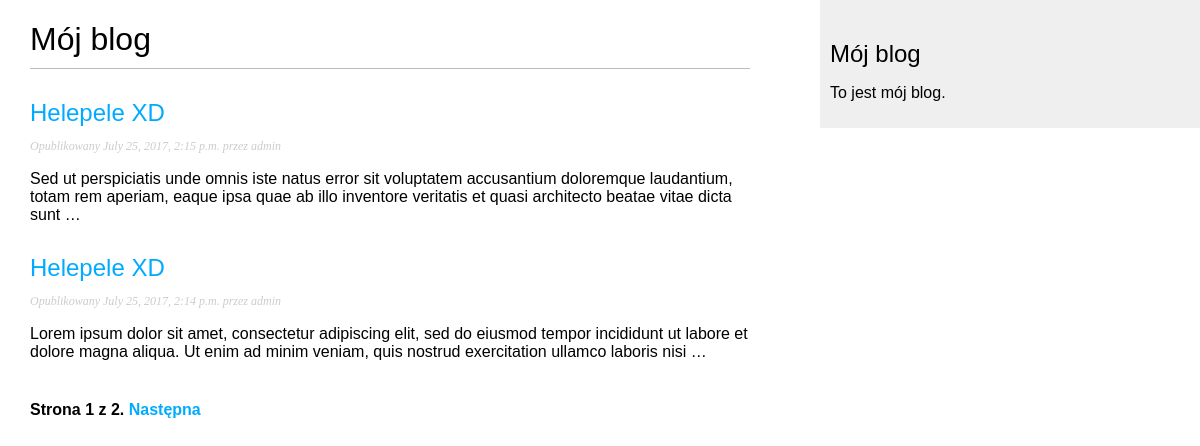
Screenshot of /blog/ with the database file from the repository.
### blog/models.py (models this page shows, shortened)
class Post(models.Model):
    STATUS_CHOICES = (('draft', 'roboczy'), ('published', 'opublikowany'))
    title = models.CharField(max_length=250)
    slug = models.SlugField(max_length=250, unique_for_date='publish')
    author = models.ForeignKey(User, related_name='blog_posts')
    body = models.TextField()
    publish = models.DateTimeField(default=timezone.now)
    created = models.DateTimeField(auto_now_add=True)
    updated = models.DateTimeField(auto_now=True)
    status = models.CharField(max_length=10, choices=STATUS_CHOICES, default='draft')
    objects = models.Manager()
    published = PublishedManager()
    class Meta:
        ordering = ("-publish",)
    def get_absolute_url(self):
        return reverse('blog:post_detail',
                       args=[self.publish.year, self.publish.strftime('%m'), self.publish.strftime('%d'), self.slug])

### blog/views.py (the view)
class PostListView(ListView):
    queryset = Post.published.all()
    context_object_name = 'posts'
    paginate_by = 2
    template_name = 'blog/post/list.html'

### blog/templates/blog/post/list.html (shortened to what this page needs)
{% extends "blog/base.html" %}
{% block content %}
    <h1>Mój blog</h1>
    {% for post in posts %}
        <h2>
            <a href="{{ post.get_absolute_url }}">
                {{ post.title }}
            </a>
        </h2>
        <p class="date">
            Opublikowany {{ post.publish }} przez {{ post.author }}
        </p>
        {{ post.body|truncatewords:30|linebreaks }}
    {% endfor %}
    {% include "../pagination.html" with page=page_obj %}
{% endblock %}

### blog/static/css/blog.css (style rules this page uses)
body { margin:0; padding:0; font-family:helvetica, sans-serif; }
a { color:#00abff; text-decoration:none; }
h1 { font-weight:normal; border-bottom:1px solid #bbb; padding:0 0 10px 0; }
h2 { font-weight:normal; margin:30px 0 0; }
p.date { color:#ccc; font-family: georgia, serif; font-size: 12px; font-style: italic; }

### rows the page displays
Post: title "Helepele XD", publish "July 25, 2017, 2:15 p.m.", author "admin", body "Sed ut perspiciatis unde omnis iste natus error sit voluptatem accusantium doloremque laudantium, totam rem aperiam, eaque ipsa quae ab illo inventore veritatis et quasi architecto beatae vitae dicta sunt …"
Post: title "Helepele XD", publish "July 25, 2017, 2:14 p.m.", author "admin", body "Lorem ipsum dolor sit amet, consectetur adipiscing elit, sed do eiusmod tempor incididunt ut labore et dolore magna aliqua. Ut enim ad minim veniam, quis nostrud exercitation ullamco laboris nisi …"

### other values shown
{{ page.number }} "1"
{{ page.paginator.num_pages }} "2"
